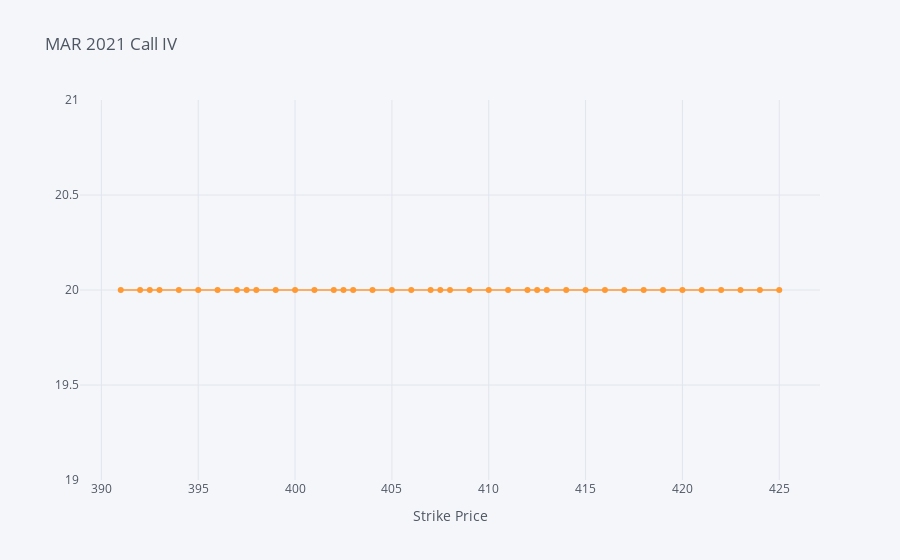

This figure's notebook cell:
### Code cell
df['IV'][:425].iplot(mode='lines+markers', size=6, xTitle='Strike Price', title=' MAR 2021 Call IV')

### Figure 1 — Plotly figure (JSON) as saved in the notebook; plotly's stock layout.template omitted (floating-point values rounded to 4 significant figures)
{"data": [{"line": {"color": "rgba(255, 153, 51, 1.0)", "dash": "solid", "shape": "linear", "width": 1.3}, "marker": {"size": 6, "symbol": "circle"}, "mode": "lines+markers", "name": "IV", "text": "", "type": "scatter", "x": [391, 392, 392.5, 393, 394, 395, 396, 397, 397.5, 398, 399, 400, 401, 402, 402.5, 403, 404, 405, 406, 407, 407.5, 408, 409, 410, 411, 412, 412.5, 413, 414, 415, 416, 417, 418, 419, 420, 421, 422, 423, 424, 425], "y": [20, 20, 20, 20, 20, 20, 20, 20, 20, 20, 20, 20, 20, 20, 20, 20, 20, 20, 20, 20, 20, 20, 20, 20, 20, 20, 20, 20, 20, 20, 20, 20, 20, 20, 20, 20, 20, 20, 20, 20]}], "layout": {"legend": {"bgcolor": "#F5F6F9", "font": {"color": "#4D5663"}}, "paper_bgcolor": "#F5F6F9", "plot_bgcolor": "#F5F6F9", "title": {"font": {"color": "#4D5663"}, "text": " MAR 2021 Call IV"}, "xaxis": {"gridcolor": "#E1E5ED", "showgrid": true, "tickfont": {"color": "#4D5663"}, "title": {"font": {"color": "#4D5663"}, "text": "Strike Price"}, "zerolinecolor": "#E1E5ED"}, "yaxis": {"gridcolor": "#E1E5ED", "showgrid": true, "tickfont": {"color": "#4D5663"}, "title": {"font": {"color": "#4D5663"}, "text": ""}, "zerolinecolor": "#E1E5ED"}}}
